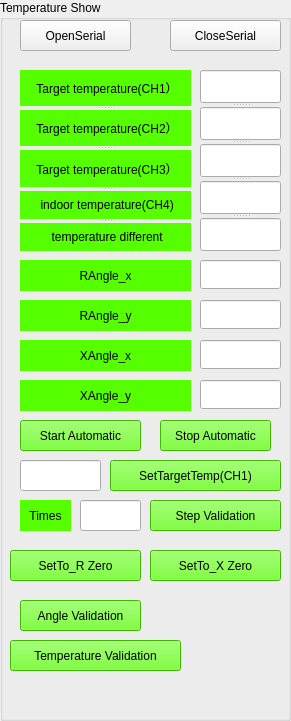
  <widget class="QGroupBox" name="groupBoxShow">
   <property name="geometry">
    <rect>
     <x>10</x>
     <y>10</y>
     <width>291</width>
     <height>721</height>
    </rect>
   </property>
   <property name="title">
    <string>Temperature Show</string>
   </property>
   <widget class="QPushButton" name="BtOpenportShow">
    <property name="geometry">
     <rect>
      <x>20</x>
      <y>20</y>
      <width>111</width>
      <height>31</height>
     </rect>
    </property>
    <property name="text">
     <string>OpenSerial</string>
    </property>
   </widget>
   <widget class="QPushButton" name="BtCloseportShow">
    <property name="geometry">
     <rect>
      <x>170</x>
      <y>20</y>
      <width>111</width>
      <height>31</height>
     </rect>
    </property>
    <property name="text">
     <string>CloseSerial</string>
    </property>
   </widget>
   <widget class="QPushButton" name="BtSetTargetTemperature">
    <property name="geometry">
     <rect>
      <x>110</x>
      <y>460</y>
      <width>171</width>
      <height>31</height>
     </rect>
    </property>
    <property name="styleSheet">
     <string notr="true">background-color: rgb(85, 255, 0);</string>
    </property>
    <property name="text">
     <string>SetTargetTemp(CH1)</string>
    </property>
   </widget>
   <widget class="QLineEdit" name="EditSetTargetTemperature">
    <property name="geometry">
     <rect>
      <x>20</x>
      <y>460</y>
      <width>81</width>
      <height>31</height>
     </rect>
    </property>
    <property name="font">
     <font>
      <pointsize>15</pointsize>
     </font>
    </property>
    <property name="text">
     <string/>
    </property>
    <property name="alignment">
     <set>Qt::AlignCenter</set>
    </property>
   </widget>
   <widget class="QPushButton" name="BtAutomaticGet">
    <property name="geometry">
     <rect>
      <x>20</x>
      <y>420</y>
      <width>121</width>
      <height>31</height>
     </rect>
    </property>
    <property name="styleSheet">
     <string notr="true">background-color: rgb(85, 255, 0);</string>
    </property>
    <property name="text">
     <string>Start Automatic</string>
    </property>
   </widget>
   <widget class="QSplitter" name="splitter_2">
    <property name="geometry">
     <rect>
      <x>20</x>
      <y>70</y>
      <width>171</width>
      <height>181</height>
     </rect>
    </property>
    <property name="orientation">
     <enum>Qt::Vertical</enum>
    </property>
    <widget class="QLabel" name="label_2">
     <property name="styleSheet">
      <string notr="true">background-color: rgb(85, 255, 0);</string>
     </property>
     <property name="text">
      <string> Target temperature(CH1）</string>
     </property>
     <property name="alignment">
      <set>Qt::AlignCenter</set>
     </property>
    </widget>
    <widget class="QLabel" name="label_8">
     <property name="styleSheet">
      <string notr="true">background-color: rgb(85, 255, 0);</string>
     </property>
     <property name="text">
      <string> Target temperature(CH2）</string>
     </property>
     <property name="alignment">
      <set>Qt::AlignCenter</set>
     </property>
    </widget>
    <widget class="QLabel" name="label_9">
     <property name="styleSheet">
      <string notr="true">background-color: rgb(85, 255, 0);</string>
     </property>
     <property name="text">
      <string> Target temperature(CH3）</string>
     </property>
     <property name="alignment">
      <set>Qt::AlignCenter</set>
     </property>
    </widget>
    <widget class="QLabel" name="label">
     <property name="styleSheet">
      <string notr="true">background-color: rgb(85, 255, 0);</string>
     </property>
     <property name="text">
      <string> indoor temperature(CH4)</string>
     </property>
     <property name="alignment">
      <set>Qt::AlignCenter</set>
     </property>
    </widget>
    <widget class="QLabel" name="label_3">
     <property name="styleSheet">
      <string notr="true">background-color: rgb(85, 255, 0);</string>
     </property>
     <property name="text">
      <string> temperature different</string>
     </property>
     <property name="alignment">
      <set>Qt::AlignCenter</set>
     </property>
    </widget>
   </widget>
   <widget class="QPushButton" name="BtAutomaticStop">
    <property name="geometry">
     <rect>
      <x>160</x>
      <y>420</y>
      <width>111</width>
      <height>31</height>
     </rect>
    </property>
    <property name="styleSheet">
     <string notr="true">background-color: rgb(85, 255, 0);</string>
    </property>
    <property name="text">
     <string>Stop Automatic</string>
    </property>
   </widget>
   <widget class="QPushButton" name="BtTemperatureValidation">
    <property name="geometry">
     <rect>
      <x>10</x>
      <y>640</y>
      <width>171</width>
      <height>31</height>
     </rect>
    </property>
    <property name="styleSheet">
     <string notr="true">background-color: rgb(85, 255, 0);</string>
    </property>
    <property name="text">
     <string>Temperature Validation</string>
    </property>
   </widget>
   <widget class="QLabel" name="label_5">
    <property name="geometry">
     <rect>
      <x>20</x>
      <y>260</y>
      <width>171</width>
      <height>31</height>
     </rect>
    </property>
    <property name="styleSheet">
     <string notr="true">background-color: rgb(85, 255, 0);</string>
    </property>
    <property name="text">
     <string>RAngle_x</string>
    </property>
    <property name="alignment">
     <set>Qt::AlignCenter</set>
    </property>
   </widget>
   <widget class="QLabel" name="label_6">
    <property name="geometry">
     <rect>
      <x>20</x>
      <y>300</y>
      <width>171</width>
      <height>31</height>
     </rect>
    </property>
    <property name="styleSheet">
     <string notr="true">background-color: rgb(85, 255, 0);</string>
    </property>
    <property name="text">
     <string>RAngle_y</string>
    </property>
    <property name="alignment">
     <set>Qt::AlignCenter</set>
    </property>
   </widget>
   <widget class="QLineEdit" name="EditXAngle">
    <property name="geometry">
     <rect>
      <x>200</x>
      <y>260</y>
      <width>81</width>
      <height>29</height>
     </rect>
    </property>
    <property name="font">
     <font>
      <pointsize>15</pointsize>
     </font>
    </property>
    <property name="text">
     <string/>
    </property>
    <property name="alignment">
     <set>Qt::AlignCenter</set>
    </property>
   </widget>
   <widget class="QLineEdit" name="EditYAngle">
    <property name="geometry">
     <rect>
      <x>200</x>
      <y>300</y>
      <width>81</width>
      <height>29</height>
     </rect>
    </property>
    <property name="font">
     <font>
      <pointsize>15</pointsize>
     </font>
    </property>
    <property name="text">
     <string/>
    </property>
    <property name="alignment">
     <set>Qt::AlignCenter</set>
    </property>
   </widget>
   <widget class="QPushButton" name="BtSetToZero">
    <property name="geometry">
     <rect>
      <x>10</x>
      <y>550</y>
      <width>131</width>
      <height>31</height>
     </rect>
    </property>
    <property name="styleSheet">
     <string notr="true">background-color: rgb(85, 255, 0);</string>
    </property>
    <property name="text">
     <string>SetTo_R Zero</string>
    </property>
   </widget>
   <widget class="QPushButton" name="BtAngleValidation">
    <property name="geometry">
     <rect>
      <x>20</x>
      <y>600</y>
      <width>121</width>
      <height>31</height>
     </rect>
    </property>
    <property name="styleSheet">
     <string notr="true">background-color: rgb(85, 255, 0);</string>
    </property>
    <property name="text">
     <string>Angle Validation</string>
    </property>
   </widget>
   <widget class="QPushButton" name="BtStepValidation">
    <property name="geometry">
     <rect>
      <x>150</x>
      <y>500</y>
      <width>131</width>
      <height>31</height>
     </rect>
    </property>
    <property name="styleSheet">
     <string notr="true">background-color: rgb(85, 255, 0);</string>
    </property>
    <property name="text">
     <string>Step Validation</string>
    </property>
   </widget>
   <widget class="QLabel" name="label_12">
    <property name="geometry">
     <rect>
      <x>20</x>
      <y>500</y>
      <width>51</width>
      <height>31</height>
     </rect>
    </property>
    <property name="styleSheet">
     <string notr="true">background-color: rgb(85, 255, 0);</string>
    </property>
    <property name="text">
     <string>Times</string>
    </property>
    <property name="alignment">
     <set>Qt::AlignCenter</set>
    </property>
   </widget>
   <widget class="QLineEdit" name="EditStepTimes">
    <property name="geometry">
     <rect>
      <x>80</x>
      <y>500</y>
      <width>61</width>
      <height>31</height>
     </rect>
    </property>
    <property name="alignment">
     <set>Qt::AlignCenter</set>
    </property>
   </widget>
   <widget class="QSplitter" name="splitter">
    <property name="geometry">
     <rect>
      <x>200</x>
      <y>70</y>
      <width>81</width>
      <height>181</height>
     </rect>
    </property>
    <property name="orientation">
     <enum>Qt::Vertical</enum>
    </property>
    <widget class="QLineEdit" name="EditCH1Temperature">
     <property name="font">
      <font>
       <pointsize>15</pointsize>
      </font>
     </property>
     <property name="text">
      <string/>
     </property>
     <property name="alignment">
      <set>Qt::AlignCenter</set>
     </property>
    </widget>
    <widget class="QLineEdit" name="EditCH2Temperature">
     <property name="font">
      <font>
       <pointsize>15</pointsize>
      </font>
     </property>
     <property name="text">
      <string/>
     </property>
     <property name="alignment">
      <set>Qt::AlignCenter</set>
     </property>
    </widget>
    <widget class="QLineEdit" name="EditCH3Temperature">
     <property name="font">
      <font>
       <pointsize>15</pointsize>
      </font>
     </property>
     <property name="text">
      <string/>
     </property>
     <property name="alignment">
      <set>Qt::AlignCenter</set>
     </property>
    </widget>
    <widget class="QLineEdit" name="EditCH4Temperature">
     <property name="font">
      <font>
       <pointsize>15</pointsize>
      </font>
     </property>
     <property name="text">
      <string/>
     </property>
     <property name="alignment">
      <set>Qt::AlignCenter</set>
     </property>
    </widget>
    <widget class="QLineEdit" name="EditDiffTemperature">
     <property name="font">
      <font>
       <pointsize>15</pointsize>
      </font>
     </property>
     <property name="text">
      <string/>
     </property>
     <property name="alignment">
      <set>Qt::AlignCenter</set>
     </property>
    </widget>
   </widget>
   <widget class="QLineEdit" name="EditYAngle_X">
    <property name="geometry">
     <rect>
      <x>200</x>
      <y>380</y>
      <width>81</width>
      <height>29</height>
     </rect>
    </property>
    <property name="font">
     <font>
      <pointsize>15</pointsize>
     </font>
    </property>
    <property name="text">
     <string/>
    </property>
    <property name="alignment">
     <set>Qt::AlignCenter</set>
    </property>
   </widget>
   <widget class="QLineEdit" name="EditXAngle_X">
    <property name="geometry">
     <rect>
      <x>200</x>
      <y>340</y>
      <width>81</width>
      <height>29</height>
     </rect>
    </property>
    <property name="font">
     <font>
      <pointsize>15</pointsize>
     </font>
    </property>
    <property name="text">
     <string/>
    </property>
    <property name="alignment">
     <set>Qt::AlignCenter</set>
    </property>
   </widget>
   <widget class="QLabel" name="label_13">
    <property name="geometry">
     <rect>
      <x>20</x>
      <y>380</y>
      <width>171</width>
      <height>31</height>
     </rect>
    </property>
    <property name="styleSheet">
     <string notr="true">background-color: rgb(85, 255, 0);</string>
    </property>
    <property name="text">
     <string>XAngle_y</string>
    </property>
    <property name="alignment">
     <set>Qt::AlignCenter</set>
    </property>
   </widget>
   <widget class="QLabel" name="label_14">
    <property name="geometry">
     <rect>
      <x>20</x>
      <y>340</y>
      <width>171</width>
      <height>31</height>
     </rect>
    </property>
    <property name="styleSheet">
     <string notr="true">background-color: rgb(85, 255, 0);</string>
    </property>
    <property name="text">
     <string>XAngle_x</string>
    </property>
    <property name="alignment">
     <set>Qt::AlignCenter</set>
    </property>
   </widget>
   <widget class="QPushButton" name="BtSetToZero_X">
    <property name="geometry">
     <rect>
      <x>150</x>
      <y>550</y>
      <width>131</width>
      <height>31</height>
     </rect>
    </property>
    <property name="styleSheet">
     <string notr="true">background-color: rgb(85, 255, 0);</string>
    </property>
    <property name="text">
     <string>SetTo_X Zero</string>
    </property>
   </widget>
  </widget>
